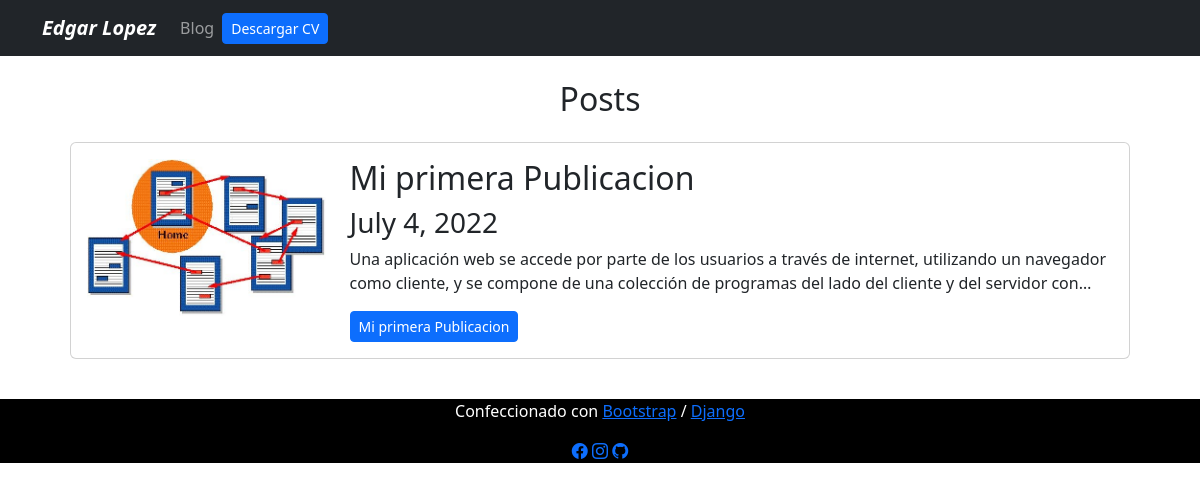
Page /blog/ on the earlier database version.
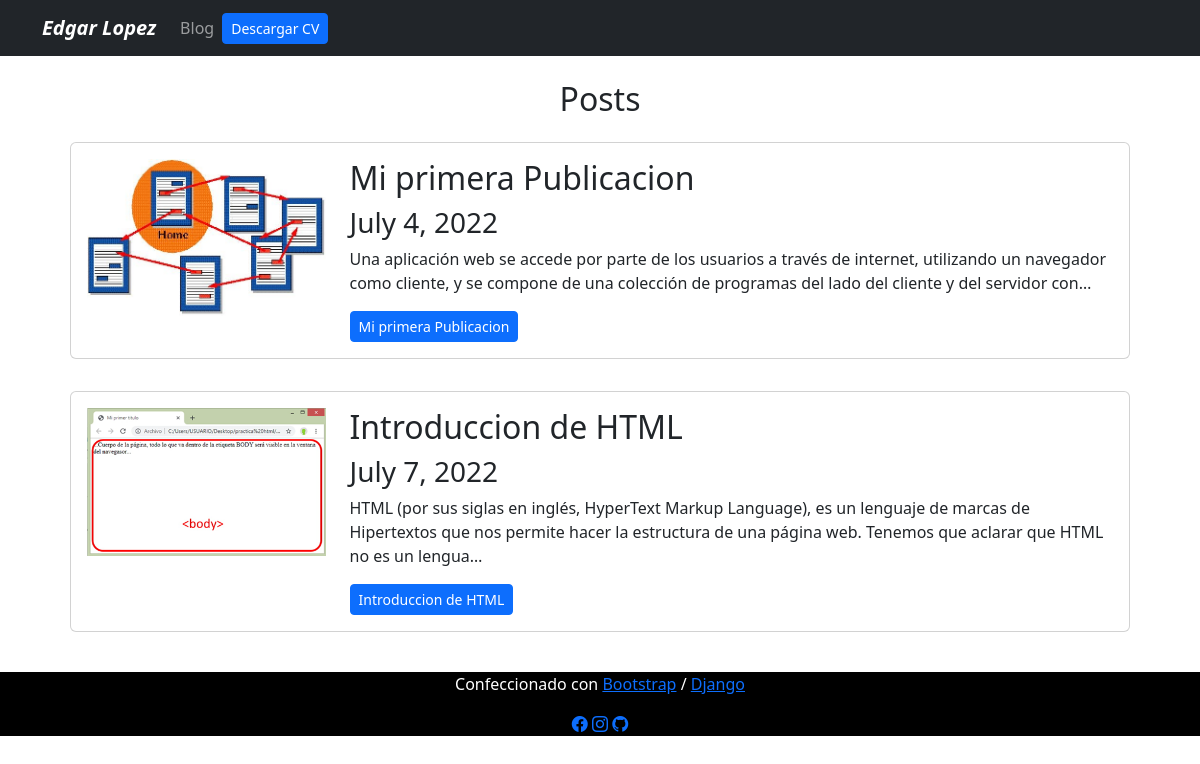
Same page on the later database version.
### blog/models.py (models this page shows)
class Post(models.Model):
    title = models.CharField(max_length=200)
    description = models.TextField()
    image = models.ImageField(upload_to='blog/images')
    date = models.DateField(datetime.date.today)

### blog/views.py (the view)
# urls.py: path("", render_post, name='posts'),
def render_post(request):
    posts = Post.objects.all()
    return render(request, 'posts.html', {'posts': posts})

### blog/templates/posts.html
{% extends 'layout.html' %}
{% block content %}
    <h2 class="text-center">Posts</h2>
    {% for post in posts %}
        <div class="p-3">
            <div class="card card-body bg-blue">
                <div class="row">
                    <div class="col-3">
                        <img src="{{post.image.url}}" alt="{{post.title}}" class="img-fluid" />
                    </div>
                    <div class="col-9">
                        <h2>{{post.title}}</h2>
                        <h3>{{post.date}}</h3>
                        <p>{{post.description|safe|truncatechars:200}}</p>
                        <a href="{% url 'blog:post_detail' post.id %}" class="btn btn-primary btn-sm">{{post.title}}</a>
                    </div>
                </div>
            </div>
        </div>
    {% endfor %}
{% endblock %}

Differences in the rows shown:
added Post: image (picture), title "Introduccion de HTML", date "July 7, 2022", description "HTML (por sus siglas en inglés, HyperText Markup Language), es un lenguaje de marcas de Hipertextos que nos permite hacer la estructura de una página web. Tenemos que aclarar que HTML no es un lengua…"
